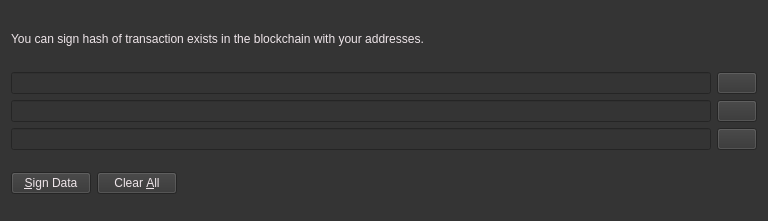
<?xml version="1.0" encoding="UTF-8"?>
<ui version="4.0">
 <class>SecondAuthDialog</class>
 <widget class="QWidget" name="SecondAuthDialog">
  <property name="windowModality">
   <enum>Qt::ApplicationModal</enum>
  </property>
  <property name="geometry">
   <rect>
    <x>0</x>
    <y>0</y>
    <width>768</width>
    <height>221</height>
   </rect>
  </property>
  <property name="windowTitle">
   <string>Second Authentification</string>
  </property>
  <property name="styleSheet">
   <string notr="true">background:rgb(52,52,52);color:rgb(238,229,233);</string>
  </property>
  <layout class="QVBoxLayout" name="verticalLayout">
   <item>
    <widget class="QLabel" name="infoLabel">
     <property name="text">
      <string>You can sign hash of transaction exists in the blockchain with your addresses.</string>
     </property>
     <property name="textFormat">
      <enum>Qt::PlainText</enum>
     </property>
     <property name="wordWrap">
      <bool>true</bool>
     </property>
    </widget>
   </item>
   <item>
    <layout class="QHBoxLayout" name="horizontalLayout">
     <item>
      <widget class="QValidatedLineEdit" name="addressIn">
       <property name="toolTip">
        <string>The address for authentification (e.g. 4Zo1ga6xuKuQ7JV7M9rGDoxdbYwV5zgQJ5)</string>
       </property>
       <property name="maxLength">
        <number>34</number>
       </property>
      </widget>
     </item>
     <item>
      <widget class="QPushButton" name="addressBookButton">
       <property name="toolTip">
        <string>Choose an address from the address book</string>
       </property>
       <property name="text">
        <string/>
       </property>
       <property name="icon">
        <iconset>
         <normaloff>:/icons/address-book</normaloff>:/icons/address-book</iconset>
       </property>
       <property name="shortcut">
        <string>Alt+A</string>
       </property>
       <property name="autoDefault">
        <bool>false</bool>
       </property>
      </widget>
     </item>
    </layout>
   </item>
   <item>
    <layout class="QHBoxLayout" name="horizontalLayout_2">
     <item>
      <widget class="QLineEdit" name="messageIn">
       <property name="maxLength">
        <number>64</number>
       </property>
      </widget>
     </item>
     <item>
      <widget class="QPushButton" name="pasteButton">
       <property name="toolTip">
        <string>Paste hash from clipboard</string>
       </property>
       <property name="text">
        <string/>
       </property>
       <property name="icon">
        <iconset>
         <normaloff>:/icons/editpaste</normaloff>:/icons/editpaste</iconset>
       </property>
       <property name="shortcut">
        <string>Alt+P</string>
       </property>
       <property name="autoDefault">
        <bool>false</bool>
       </property>
      </widget>
     </item>
    </layout>
   </item>
   <item>
    <layout class="QHBoxLayout" name="horizontalLayout_3">
     <property name="spacing">
      <number>6</number>
     </property>
     <item>
      <widget class="QLineEdit" name="signatureOut">
       <property name="font">
        <font>
         <italic>true</italic>
        </font>
       </property>
       <property name="readOnly">
        <bool>true</bool>
       </property>
      </widget>
     </item>
     <item>
      <widget class="QPushButton" name="copySignatureButton">
       <property name="toolTip">
        <string>Copy the current signature to the system clipboard</string>
       </property>
       <property name="text">
        <string/>
       </property>
       <property name="icon">
        <iconset>
         <normaloff>:/icons/editcopy</normaloff>:/icons/editcopy</iconset>
       </property>
       <property name="shortcut">
        <string>Alt+C</string>
       </property>
       <property name="autoDefault">
        <bool>false</bool>
       </property>
      </widget>
     </item>
    </layout>
   </item>
   <item>
    <layout class="QHBoxLayout" name="horizontalLayout_4">
     <item>
      <widget class="QPushButton" name="signMessageButton">
       <property name="toolTip">
        <string>Sign the hash</string>
       </property>
       <property name="text">
        <string>&amp;Sign Data</string>
       </property>
       <property name="icon">
        <iconset>
         <normaloff>:/icons/edit</normaloff>:/icons/edit</iconset>
       </property>
       <property name="autoDefault">
        <bool>false</bool>
       </property>
      </widget>
     </item>
     <item>
      <widget class="QPushButton" name="clearButton">
       <property name="toolTip">
        <string>Reset all sign message fields</string>
       </property>
       <property name="text">
        <string>Clear &amp;All</string>
       </property>
       <property name="icon">
        <iconset>
         <normaloff>:/icons/remove</normaloff>:/icons/remove</iconset>
       </property>
       <property name="autoDefault">
        <bool>false</bool>
       </property>
      </widget>
     </item>
     <item>
      <spacer name="horizontalSpacer">
       <property name="orientation">
        <enum>Qt::Horizontal</enum>
       </property>
       <property name="sizeHint" stdset="0">
        <size>
         <width>10</width>
         <height>48</height>
        </size>
       </property>
      </spacer>
     </item>
     <item>
      <widget class="QLabel" name="statusLabel">
       <property name="font">
        <font>
         <weight>75</weight>
         <bold>true</bold>
        </font>
       </property>
       <property name="text">
        <string/>
       </property>
       <property name="wordWrap">
        <bool>true</bool>
       </property>
      </widget>
     </item>
     <item>
      <spacer name="horizontalSpacer_2">
       <property name="orientation">
        <enum>Qt::Horizontal</enum>
       </property>
       <property name="sizeHint" stdset="0">
        <size>
         <width>40</width>
         <height>48</height>
        </size>
       </property>
      </spacer>
     </item>
    </layout>
   </item>
  </layout>
 </widget>
 <customwidgets>
  <customwidget>
   <class>QValidatedLineEdit</class>
   <extends>QLineEdit</extends>
   <header>qvalidatedlineedit.h</header>
  </customwidget>
 </customwidgets>
 <resources>
  <include location="../bitcoin.qrc"/>
 </resources>
 <connections/>
</ui>
